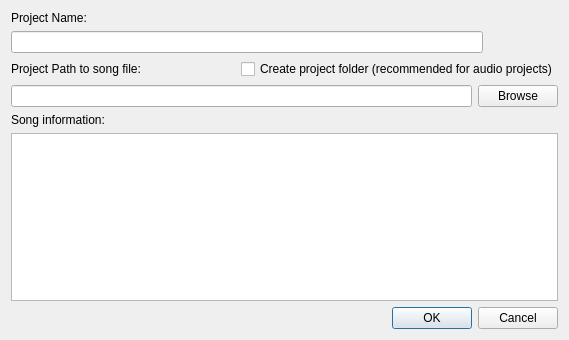
<?xml version="1.0" encoding="UTF-8"?>
<ui version="4.0">
 <class>ProjectCreate</class>
 <widget class="QDialog" name="ProjectCreate">
  <property name="geometry">
   <rect>
    <x>0</x>
    <y>0</y>
    <width>569</width>
    <height>340</height>
   </rect>
  </property>
  <property name="windowTitle">
   <string>Create Project</string>
  </property>
  <layout class="QVBoxLayout" name="verticalLayout_2">
   <item>
    <layout class="QVBoxLayout" name="verticalLayout">
     <item>
      <widget class="QLabel" name="label_2">
       <property name="text">
        <string>Project Name:</string>
       </property>
      </widget>
     </item>
     <item>
      <layout class="QHBoxLayout" name="horizontalLayout_3">
       <item>
        <widget class="QLineEdit" name="projectNameEdit"/>
       </item>
       <item>
        <spacer name="horizontalSpacer">
         <property name="orientation">
          <enum>Qt::Horizontal</enum>
         </property>
         <property name="sizeType">
          <enum>QSizePolicy::Fixed</enum>
         </property>
         <property name="sizeHint" stdset="0">
          <size>
           <width>75</width>
           <height>20</height>
          </size>
         </property>
        </spacer>
       </item>
      </layout>
     </item>
     <item>
      <layout class="QHBoxLayout" name="horizontalLayout_4">
       <item>
        <widget class="QLabel" name="label">
         <property name="text">
          <string>Project Path to song file:</string>
         </property>
        </widget>
       </item>
       <item>
        <spacer name="horizontalSpacer_2">
         <property name="orientation">
          <enum>Qt::Horizontal</enum>
         </property>
         <property name="sizeHint" stdset="0">
          <size>
           <width>40</width>
           <height>20</height>
          </size>
         </property>
        </spacer>
       </item>
       <item>
        <widget class="QCheckBox" name="createFolderCheckbox">
         <property name="text">
          <string>Create project folder (recommended for audio projects)</string>
         </property>
        </widget>
       </item>
      </layout>
     </item>
     <item>
      <layout class="QHBoxLayout" name="horizontalLayout">
       <item>
        <widget class="QLineEdit" name="storageDirEdit">
         <property name="readOnly">
          <bool>true</bool>
         </property>
        </widget>
       </item>
       <item>
        <widget class="QPushButton" name="browseDirButton">
         <property name="text">
          <string>Browse</string>
         </property>
        </widget>
       </item>
      </layout>
     </item>
     <item>
      <widget class="QLabel" name="label_3">
       <property name="text">
        <string>Song information:</string>
       </property>
      </widget>
     </item>
     <item>
      <widget class="QPlainTextEdit" name="commentEdit"/>
     </item>
     <item>
      <layout class="QHBoxLayout" name="horizontalLayout_2">
       <item>
        <widget class="QDialogButtonBox" name="buttonBox">
         <property name="orientation">
          <enum>Qt::Horizontal</enum>
         </property>
         <property name="standardButtons">
          <set>QDialogButtonBox::Cancel|QDialogButtonBox::Ok</set>
         </property>
        </widget>
       </item>
      </layout>
     </item>
    </layout>
   </item>
  </layout>
 </widget>
 <resources/>
 <connections>
  <connection>
   <sender>buttonBox</sender>
   <signal>rejected()</signal>
   <receiver>ProjectCreate</receiver>
   <slot>reject()</slot>
   <hints>
    <hint type="sourcelabel">
     <x>316</x>
     <y>260</y>
    </hint>
    <hint type="destinationlabel">
     <x>286</x>
     <y>274</y>
    </hint>
   </hints>
  </connection>
 </connections>
</ui>
